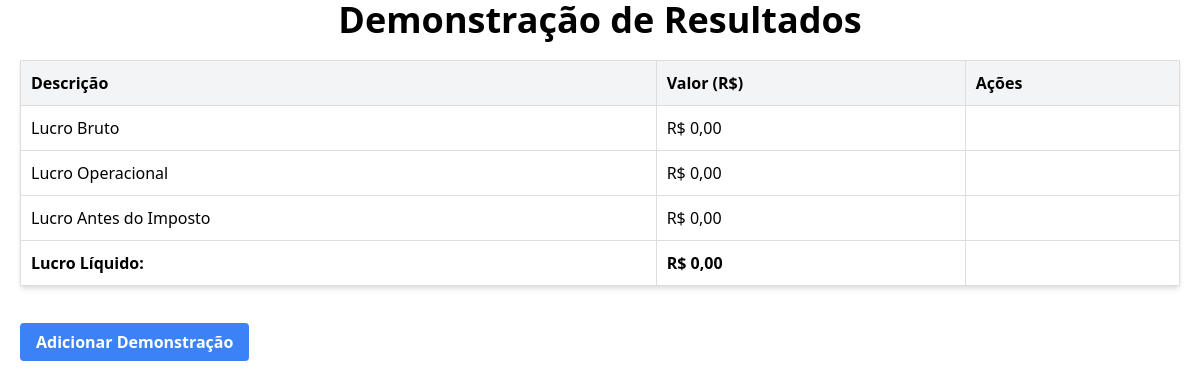
The page /finance/demonstracao-resultados/ on the database as committed earlier.
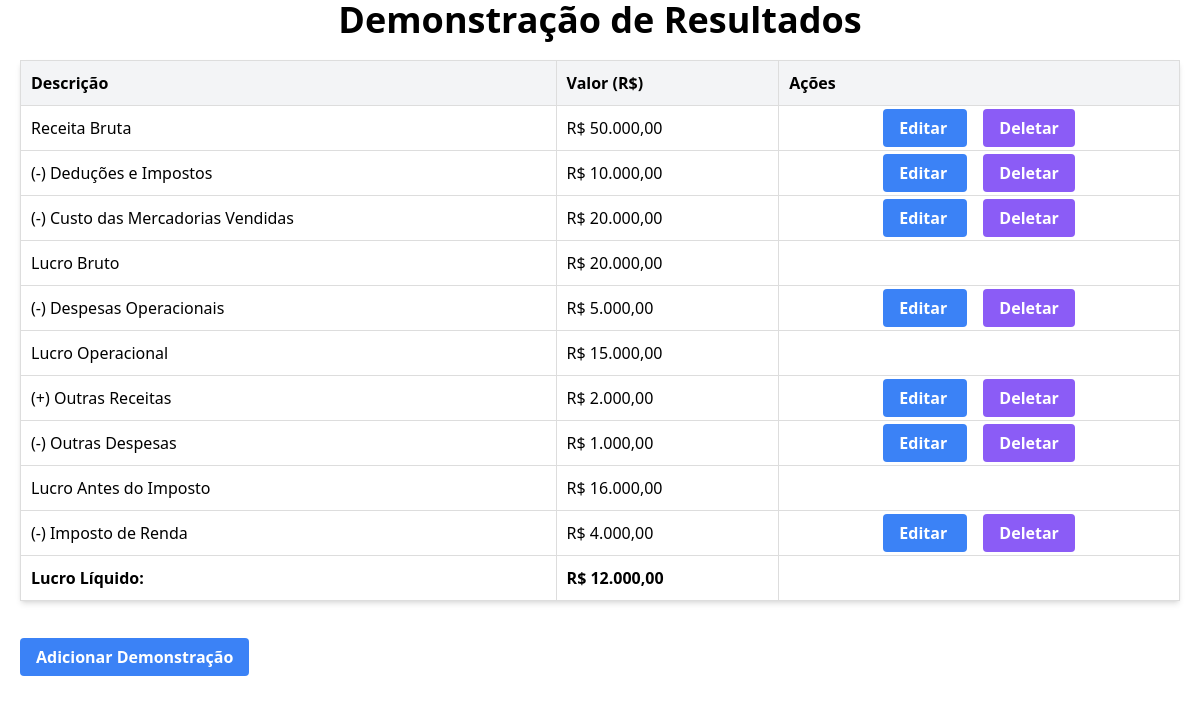
The same page on the database as committed later.
### finance/models.py (models this page shows, shortened)
class DemonstracaoResultado(models.Model):
    descricao = models.CharField(max_length=255)
    valor = models.DecimalField(max_digits=15, decimal_places=2)
    class Meta:
        verbose_name = "Demonstração de Resultados"
        verbose_name_plural = "Demonstrações de Resultados"

### finance/views.py (the view)
# urls.py: path('demonstracao-resultados/', views.demonstracao_resultados, name='demonstracao_resultados'),
def demonstracao_resultados(request):
    resultados = DemonstracaoResultado.objects.all()
    receita_bruta = resultados.filter(descricao='Receita Bruta').first().valor if resultados.filter(descricao='Receita Bruta').exists() else 0
    deducoes_impostos = resultados.filter(descricao='(-) Deduções e Impostos').first().valor if resultados.filter(descricao='(-) Deduções e Impostos').exists() else 0
    receita_liquida = receita_bruta - deducoes_impostos
    custo_materiais_vendidos = resultados.filter(descricao='(-) Custo das Mercadorias Vendidas').first().valor if resultados.filter(descricao='(-) Custo das Mercadorias Vendidas').exists() else 0
    lucro_bruto = receita_liquida - custo_materiais_vendidos
    despesas_operacionais = resultados.filter(descricao='(-) Despesas Operacionais').first().valor if resultados.filter(descricao='(-) Despesas Operacionais').exists() else 0
    lucro_operacional = lucro_bruto - despesas_operacionais
    outras_receitas = resultados.filter(descricao='(+) Outras Receitas').first().valor if resultados.filter(descricao='(+) Outras Receitas').exists() else 0
    outras_despesas = resultados.filter(descricao='(-) Outras Despesas').first().valor if resultados.filter(descricao='(-) Outras Despesas').exists() else 0
    lucro_antes_impostos = lucro_operacional + outras_receitas - outras_despesas
    imposto_renda = resultados.filter(descricao='(-) Imposto de Renda').first().valor if resultados.filter(descricao='(-) Imposto de Renda').exists() else 0
    lucro_liquido = lucro_antes_impostos - imposto_renda
    context = {
        'resultados': resultados,
        'receita_liquida': receita_liquida,
        'custo_materiais_vendidos': custo_materiais_vendidos,
        'lucro_bruto': lucro_bruto,
        'despesas_operacionais': despesas_operacionais,
        'lucro_operacional': lucro_operacional,
        'outras_receitas': outras_receitas,
        'outras_despesas': outras_despesas,
        'lucro_antes_impostos': lucro_antes_impostos,
        'imposto_renda': imposto_renda,
        'lucro_liquido': lucro_liquido,
    }
    return render(request, 'finance/demonstracao_resultados.html', context)

### finance/templatetags/custom_filters.py (called while the page is built)
@register.filter(name='format_currency')
def format_currency(value):
    try:
        numeric_value = float(value)
        formatted_value = '{:,.2f}'.format(numeric_value)
        formatted_value = 'R$ ' + formatted_value.replace(',', 'v').replace('.', ',').replace('v', '.')
        return formatted_value
    except (ValueError, TypeError):
        return value

### finance/templates/finance/demonstracao_resultados.html (shortened to what the changed rows need)
{% load static %}
{% load custom_filters %}
<!DOCTYPE html>
<html lang="en">
<head>
    <link rel="stylesheet" href="{% static 'css/styles.css' %}">
</head>
<body>
    <h1 class="text-4xl font-bold text-center mb-4">Demonstração de Resultados</h1>
    <div class="overflow-x-auto shadow-md m-5">
        <table class="min-w-full bg-white border border-gray-300">
            <thead class="bg-gray-100">
                <tr>
                    <th>Descrição</th>
                    <th>Valor (R$)</th>
                    <th>Ações</th>
                </tr>
            </thead>
            <tbody>
                {% for resultado in resultados %}
                    {% if resultado.descricao == "Receita Bruta" %}
                        <tr class="font-medium">
                            <td>{{ resultado.descricao }}</td>
                            <td>{{ resultado.valor|format_currency }}</td>
                            <td class="text-center space-x-4">
                                <a
                                    href="{% url 'edit_demonstracao_resultado' resultado.pk %}"
                                    class="bg-blue-500 text-white font-bold px-4 py-2 text-center rounded hover:bg-blue-700"
                                >
                                    Editar
                                </a>
                                <a
                                    href="{% url 'delete_demonstracao_resultado' resultado.pk %}"
                                    class="bg-violet-500 text-white font-bold px-4 py-2 text-center rounded hover:bg-violet-700 button-spacing"
                                >
                                    Deletar
                                </a>
                            </td>
                        </tr>
                    {% endif %}
                    {% if resultado.descricao == "(-) Deduções e Impostos" %}
                        <tr>
                            <td>{{ resultado.descricao }}</td>
                            <td>{{ resultado.valor|format_currency }}</td>
                            <td class="text-center space-x-4">
                                <a
                                    href="{% url 'edit_demonstracao_resultado' resultado.pk %}"
                                    class="bg-blue-500 text-white font-bold px-4 py-2 text-center rounded hover:bg-blue-700"
                                >
                                    Editar
                                </a>
                                <a
                                    href="{% url 'delete_demonstracao_resultado' resultado.pk %}"
                                    class="bg-violet-500 text-white font-bold px-4 py-2 text-center rounded hover:bg-violet-700 button-spacing"
                                >
                                    Deletar
                                </a>
                            </td>
                        </tr>
                    {% endif %}
                    {% if resultado.descricao == "(-) Custo das Mercadorias Vendidas" %}
                        <tr>
                            <td>(-) Custo das Mercadorias Vendidas</td>
                            <td>{{ custo_materiais_vendidos|format_currency }}</td>
                            <td class="text-center space-x-4">
                                <a
                                    href="{% url 'edit_demonstracao_resultado' resultado.pk %}"
                                    class="bg-blue-500 text-white font-bold px-4 py-2 text-center rounded hover:bg-blue-700"
                                >
                                    Editar
                                </a>
                                <a
                                    href="{% url 'delete_demonstracao_resultado' resultado.pk %}"
                                    class="bg-violet-500 text-white font-bold px-4 py-2 text-center rounded hover:bg-violet-700 button-spacing"
                                >
                                    Deletar
                                </a>
                            </td>
                        </tr>
                    {% endif %}
                {% endfor %}
                <tr class="font-medium">
                    <td>Lucro Bruto</td>
                    <td>{{ lucro_bruto|format_currency }}</td>
                    <td class="text-center space-x-4">
                    </td>
                </tr>
                {% for resultado in resultados %}
                    {% if resultado.descricao == "(-) Despesas Operacionais" %}
                        <tr>
                            <td>(-) Despesas Operacionais</td>
                            <td>{{ despesas_operacionais|format_currency }}</td>
                            <td class="text-center space-x-4">
                                <a
                                    href="{% url 'edit_demonstracao_resultado' resultado.pk %}"
                                    class="bg-blue-500 text-white font-bold px-4 py-2 text-center rounded hover:bg-blue-700"
                                >
                                    Editar
                                </a>
                                <a
                                    href="{% url 'delete_demonstracao_resultado' resultado.pk %}"
                                    class="bg-violet-500 text-white font-bold px-4 py-2 text-center rounded hover:bg-violet-700 button-spacing"
                                >
                                    Deletar
                                </a>
                            </td>
                        </tr>
                    {% endif %}
                {% endfor %}
                <tr class="font-medium">
                    <td>Lucro Operacional</td>
                    <td>{{ lucro_operacional|format_currency }}</td>
                    <td class="text-center space-x-4">
                    </td>
                </tr>
                {% for resultado in resultados %}
                    {% if resultado.descricao == "(+) Outras Receitas" %}
                        <tr>
                            <td>(+) Outras Receitas</td>
                            <td>{{ outras_receitas|format_currency }}</td>
                            <td class="text-center space-x-4">
                                <a
                                    href="{% url 'edit_demonstracao_resultado' resultado.pk %}"
                                    class="bg-blue-500 text-white font-bold px-4 py-2 text-center rounded hover:bg-blue-700"
                                >
                                    Editar
                                </a>
                                <a
                                    href="{% url 'delete_demonstracao_resultado' resultado.pk %}"
                                    class="bg-violet-500 text-white font-bold px-4 py-2 text-center rounded hover:bg-violet-700 button-spacing"
                                >
                                    Deletar
                                </a>
                            </td>
                        </tr>
                    {% endif %}
                    {% if resultado.descricao == "(-) Outras Despesas" %}
                        <tr>
                            <td>(-) Outras Despesas</td>
                            <td>{{ outras_despesas|format_currency }}</td>
                            <td class="text-center space-x-4">
                                <a
                                    href="{% url 'edit_demonstracao_resultado' resultado.pk %}"
                                    class="bg-blue-500 text-white font-bold px-4 py-2 text-center rounded hover:bg-blue-700"
                                >
                                    Editar
                                </a>
                                <a
                                    href="{% url 'delete_demonstracao_resultado' resultado.pk %}"
                                    class="bg-violet-500 text-white font-bold px-4 py-2 text-center rounded hover:bg-violet-700 button-spacing"
                                >
                                    Deletar
                                </a>
                            </td>
                        </tr>
                    {% endif %}
                {% endfor %}
                <tr class="font-medium">
                    <td>Lucro Antes do Imposto</td>
                    <td>{{ lucro_antes_impostos|format_currency }}</td>
                    <td class="text-center space-x-4">
                    </td>
                </tr>
                {% for resultado in resultados %}
                    {% if resultado.descricao == "(-) Imposto de Renda" %}
                        <tr>
                            <td>(-) Imposto de Renda</td>
                            <td>{{ imposto_renda|format_currency }}</td>
                            <td class="text-center space-x-4">
                                <a
                                    href="{% url 'edit_demonstracao_resultado' resultado.pk %}"
                                    class="bg-blue-500 text-white font-bold px-4 py-2 text-center rounded hover:bg-blue-700"
                                >
                                    Editar
                                </a>
                                <a
                                    href="{% url 'delete_demonstracao_resultado' resultado.pk %}"
                                    class="bg-violet-500 text-white font-bold px-4 py-2 text-center rounded hover:bg-violet-700 button-spacing"
                                >
                                    Deletar
                                </a>
                            </td>
                        </tr>
                    {% endif %}
                {% endfor %}
                <tr>
                    <td><strong>{{ lucro_liquido|format_currency }}</strong></td>
                </tr>
            </tbody>
        </table>
    </div>
    <br>
</body>
</html>

Rows that differ between the two databases and show on the page:
added DemonstracaoResultado: descricao "Receita Bruta", valor "R$ 50.000,00"
added DemonstracaoResultado: descricao "(-) Deduções e Impostos", valor "R$ 10.000,00"
added DemonstracaoResultado: valor "R$ 20.000,00"
added DemonstracaoResultado: valor "R$ 5.000,00"
added DemonstracaoResultado: valor "R$ 2.000,00"
added DemonstracaoResultado: valor "R$ 1.000,00"
added DemonstracaoResultado: valor "R$ 4.000,00"
Other text that changed with them:
{{ lucro_bruto|format_currency }}: "R$ 0,00" → "R$ 20.000,00"
{{ lucro_operacional|format_currency }}: "R$ 0,00" → "R$ 15.000,00"
{{ lucro_antes_impostos|format_currency }}: "R$ 0,00" → "R$ 16.000,00"
{{ lucro_liquido|format_currency }}: "R$ 0,00" → "R$ 12.000,00"
